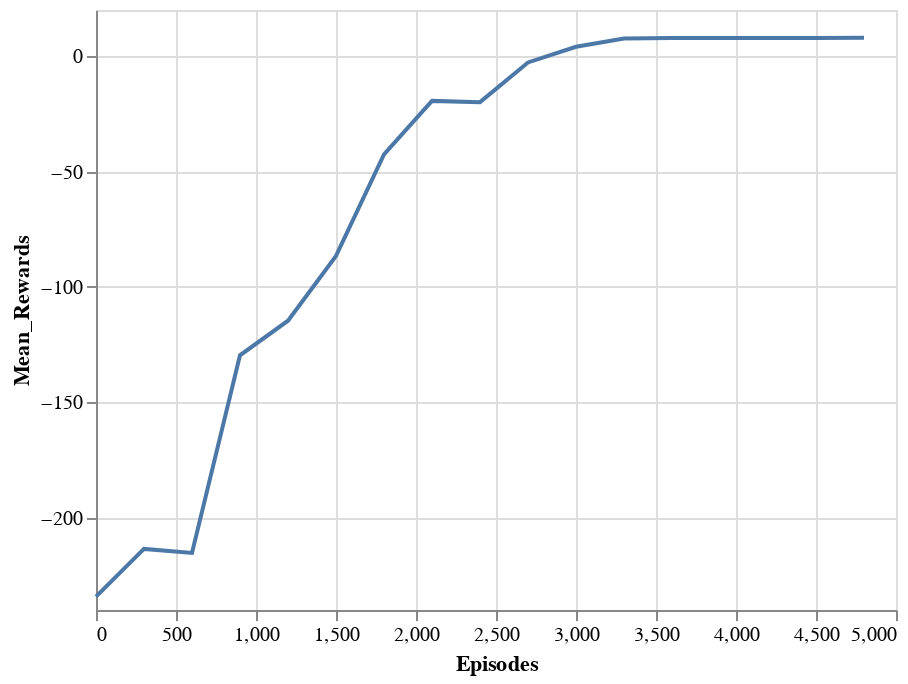

The notebook cell saved with this chart:
### Code cell
sarsa_plot = alt.Chart(df_rewards_sarsa).mark_line().encode(alt.X('Episodes'),alt.Y('Mean_Rewards'))
sarsa_plot

### Figure 1 — Vega-Lite specification as saved in the notebook (floating-point values rounded to 4 significant figures)
{"config": {"view": {"continuousWidth": 400, "continuousHeight": 300}}, "data": {"name": "data-8ff170bac143aabf2eba7c5d98fc98de"}, "mark": "line", "encoding": {"x": {"type": "quantitative", "field": "Episodes"}, "y": {"type": "quantitative", "field": "Mean_Rewards"}}, "$schema": "https://vega.github.io/schema/vega-lite/v4.8.1.json", "datasets": {"data-8ff170bac143aabf2eba7c5d98fc98de": [{"Episodes": 0, "Mean_Rewards": -234.2}, {"Episodes": 300, "Mean_Rewards": -213.5}, {"Episodes": 600, "Mean_Rewards": -215.3}, {"Episodes": 900, "Mean_Rewards": -129.6}, {"Episodes": 1200, "Mean_Rewards": -114.6}, {"Episodes": 1500, "Mean_Rewards": -86.57}, {"Episodes": 1800, "Mean_Rewards": -42.58}, {"Episodes": 2100, "Mean_Rewards": -19.39}, {"Episodes": 2400, "Mean_Rewards": -19.93}, {"Episodes": 2700, "Mean_Rewards": -2.715}, {"Episodes": 3000, "Mean_Rewards": 4.064}, {"Episodes": 3300, "Mean_Rewards": 7.639}, {"Episodes": 3600, "Mean_Rewards": 7.849}, {"Episodes": 3900, "Mean_Rewards": 7.866}, {"Episodes": 4200, "Mean_Rewards": 7.866}, {"Episodes": 4500, "Mean_Rewards": 7.841}, {"Episodes": 4800, "Mean_Rewards": 7.963}]}}
